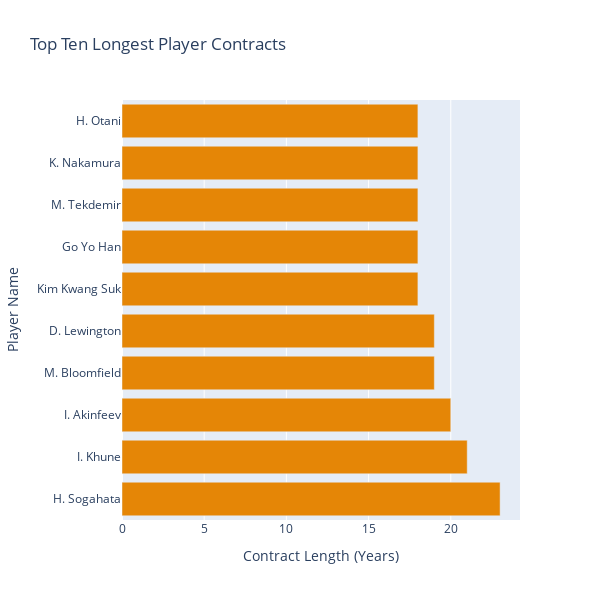

The code cell stored with this chart in its notebook:
### Code cell
df_contract = df.sort_values(by='Contract', ascending=False)

top_ten_contracts = df_contract.head(10)

fig = px.bar(top_ten_contracts, x='Contract', y='Name',color_discrete_sequence=px.colors.qualitative.Vivid,
             labels={'Name': 'Player Name', 'Contract': 'Contract Length (Years)'},
             title='Top Ten Longest Player Contracts')
fig.update_layout(xaxis_categoryorder='total ascending')  
fig.update_layout(width=600, height=600)

fig.show()

### Figure 1 — Plotly figure (JSON) as saved in the notebook; plotly's stock layout.template omitted (floating-point values rounded to 4 significant figures)
{"data": [{"alignmentgroup": "True", "hovertemplate": "Contract Length (Years)=%{x}<br>Player Name=%{y}<extra></extra>", "legendgroup": "", "marker": {"color": "rgb(229, 134, 6)", "pattern": {"shape": ""}}, "name": "", "offsetgroup": "", "orientation": "h", "showlegend": false, "textposition": "auto", "type": "bar", "x": [23, 21, 20, 19, 19, 18, 18, 18, 18, 18], "xaxis": "x", "y": ["H. Sogahata", "I. Khune", "I. Akinfeev", "M. Bloomfield", "D. Lewington", "Kim Kwang Suk", "Go Yo Han", "M. Tekdemir", "K. Nakamura", "H. Otani"], "yaxis": "y"}], "layout": {"barmode": "relative", "height": 600, "legend": {"tracegroupgap": 0}, "title": {"text": "Top Ten Longest Player Contracts"}, "width": 600, "xaxis": {"anchor": "y", "categoryorder": "total ascending", "domain": [0, 1], "title": {"text": "Contract Length (Years)"}}, "yaxis": {"anchor": "x", "domain": [0, 1], "title": {"text": "Player Name"}}}}
